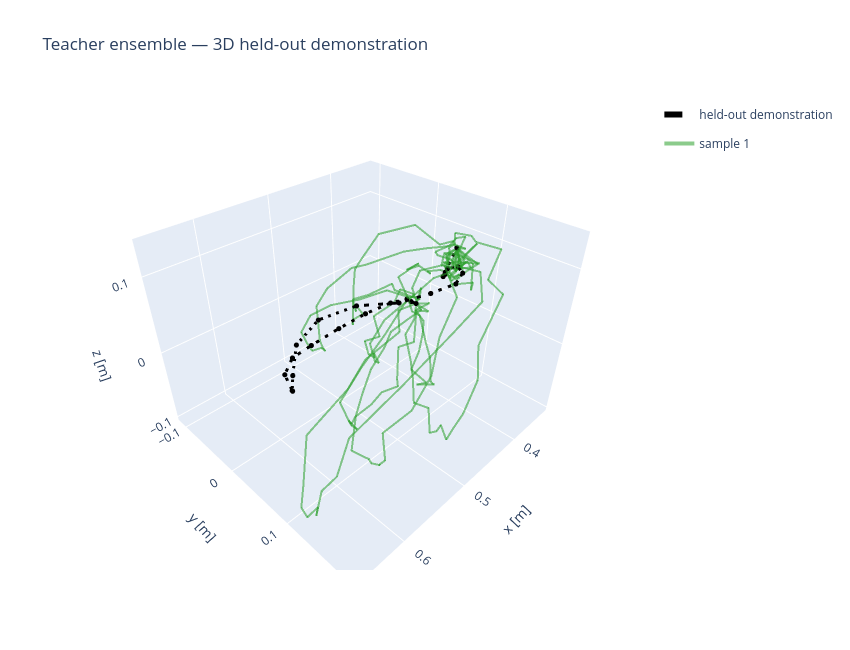
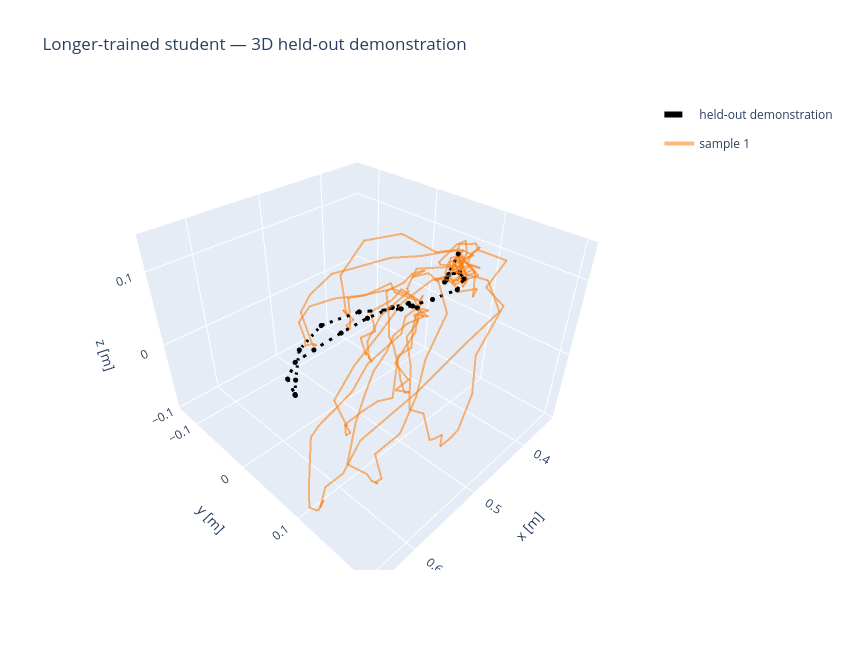

The code cell stored with these charts, in order, in its notebook:
### Markdown cell above
### 11.7 Separate 3D teacher and student demonstrations

These interactive figures use the pose-channel and coordinate-frame assumptions declared in Section 7. Each figure overlays the held-out tool path in black. Run the IK validation cells in Section 7 before treating the reconstruction as robot geometry.

### Code cell
def tool_positions(states):
    return np.stack([state_to_target_pose(state)[:3, 3] for state in states])

def trajectory_figure_3d(samples, demonstration, title, color):
    figure = go.Figure()
    real_xyz = tool_positions(demonstration)
    figure.add_trace(go.Scatter3d(
        x=real_xyz[:, 0], y=real_xyz[:, 1], z=real_xyz[:, 2],
        mode='lines+markers', name='held-out demonstration',
        line=dict(color='black', width=6, dash='dash'), marker=dict(size=3),
    ))
    for index, sample_path in enumerate(samples):
        xyz = tool_positions(sample_path)
        figure.add_trace(go.Scatter3d(
            x=xyz[:, 0], y=xyz[:, 1], z=xyz[:, 2], mode='lines',
            name=f'sample {index+1}', legendgroup='generated',
            showlegend=index == 0, line=dict(color=color, width=4), opacity=.55,
        ))
    figure.update_layout(
        title=title, width=850, height=650,
        scene=dict(xaxis_title='x [m]', yaxis_title='y [m]', zaxis_title='z [m]',
                   aspectmode='data'),
    )
    return figure

teacher_figure_3d = trajectory_figure_3d(
    teacher_samples_real, heldout_real,
    'Teacher ensemble — 3D held-out demonstration', '#2ca02c',
)
student_figure_3d = trajectory_figure_3d(
    student_samples_real, heldout_real,
    'Longer-trained student — 3D held-out demonstration', '#ff7f0e',
)
teacher_html = RESULTS_DIR / '12_teacher_3d.html'
student_html = RESULTS_DIR / '13_student_3d.html'
teacher_figure_3d.write_html(teacher_html, include_plotlyjs='cdn')
student_figure_3d.write_html(student_html, include_plotlyjs='cdn')
print('saved:', teacher_html)
print('saved:', student_html)
# PNG export uses Plotly's optional Kaleido package; HTML is always saved.
try:
    teacher_figure_3d.write_image(RESULTS_DIR / '12_teacher_3d.png', scale=2)
    student_figure_3d.write_image(RESULTS_DIR / '13_student_3d.png', scale=2)
    print('saved static teacher/student 3D PNGs')
except Exception as error:
    print('PNG export skipped; install kaleido to enable it:', error)
teacher_figure_3d.show()
student_figure_3d.show()
